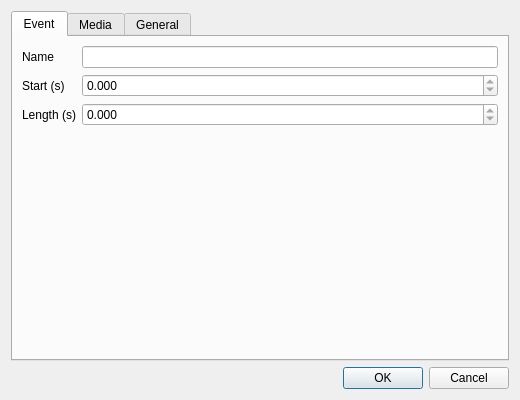
<?xml version="1.0" encoding="UTF-8"?>
<ui version="4.0">
 <class>EventPropertiesDialog</class>
 <widget class="QDialog" name="EventPropertiesDialog">
  <property name="geometry">
   <rect>
    <x>0</x>
    <y>0</y>
    <width>520</width>
    <height>400</height>
   </rect>
  </property>
  <property name="windowTitle">
   <string>Event Properties</string>
  </property>
  <layout class="QVBoxLayout" name="verticalLayout">
   <item>
    <widget class="QTabWidget" name="tabs">
     <widget class="QWidget" name="tabEvent">
      <attribute name="title">
       <string>Event</string>
      </attribute>
      <layout class="QFormLayout" name="eventForm">
       <item row="0" column="0">
        <widget class="QLabel" name="labelName">
         <property name="text">
          <string>Name</string>
         </property>
        </widget>
       </item>
       <item row="0" column="1">
        <widget class="QLineEdit" name="eventName"/>
       </item>
       <item row="1" column="0">
        <widget class="QLabel" name="labelStart">
         <property name="text">
          <string>Start (s)</string>
         </property>
        </widget>
       </item>
       <item row="1" column="1">
        <widget class="QDoubleSpinBox" name="spinStart">
         <property name="decimals">
          <number>3</number>
         </property>
         <property name="maximum">
          <number>86400.000000000000000</number>
         </property>
        </widget>
       </item>
       <item row="2" column="0">
        <widget class="QLabel" name="labelLength">
         <property name="text">
          <string>Length (s)</string>
         </property>
        </widget>
       </item>
       <item row="2" column="1">
        <widget class="QDoubleSpinBox" name="spinLength">
         <property name="decimals">
          <number>3</number>
         </property>
         <property name="maximum">
          <number>86400.000000000000000</number>
         </property>
         <property name="value">
          <number>5.000000000000000</number>
         </property>
        </widget>
       </item>
      </layout>
     </widget>
     <widget class="QWidget" name="tabMedia">
      <attribute name="title">
       <string>Media</string>
      </attribute>
      <layout class="QVBoxLayout" name="mediaLayout">
       <item>
        <widget class="QLabel" name="mediaInfo">
         <property name="text">
          <string>Media properties (stub)</string>
         </property>
        </widget>
       </item>
      </layout>
     </widget>
     <widget class="QWidget" name="tabGeneral">
      <attribute name="title">
       <string>General</string>
      </attribute>
      <layout class="QVBoxLayout" name="generalLayout">
       <item>
        <widget class="QLabel" name="generalInfo">
         <property name="text">
          <string>General (stub)</string>
         </property>
        </widget>
       </item>
      </layout>
     </widget>
    </widget>
   </item>
   <item>
    <widget class="QDialogButtonBox" name="buttonBox">
     <property name="standardButtons">
      <set>QDialogButtonBox::Cancel|QDialogButtonBox::Ok</set>
     </property>
    </widget>
   </item>
  </layout>
 </widget>
 <resources/>
 <connections>
  <connection>
   <sender>buttonBox</sender>
   <signal>accepted()</signal>
   <receiver>EventPropertiesDialog</receiver>
   <slot>accept()</slot>
  </connection>
  <connection>
   <sender>buttonBox</sender>
   <signal>rejected()</signal>
   <receiver>EventPropertiesDialog</receiver>
   <slot>reject()</slot>
  </connection>
 </connections>
</ui>
